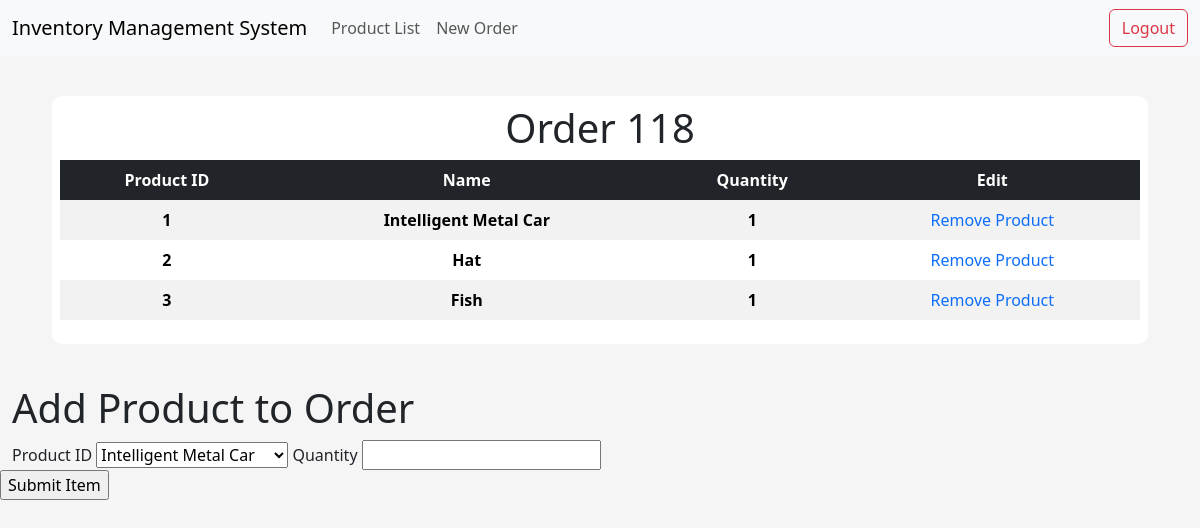
Page /order/118 on the committed database.
### app/models/tables.py (models this page shows, shortened)
class Product(db.Model):
    __tablename__ = "product"
    id = db.Column(db.Integer, primary_key=True)
    name = db.Column(db.String(50), nullable=False, unique=True)
    price = db.Column(db.Float, nullable=False)
    quantity_available = db.Column(db.Integer)

class OrderItem(db.Model):
    __tablename__ = "order_item"
    order_id = db.Column(db.Integer, db.ForeignKey("order.id"), primary_key=True)
    item_id = db.Column(db.Integer, db.ForeignKey("product.id"), primary_key=True)
    quantity = db.Column(db.Integer, nullable=False)
    total_price = db.Column(db.Integer, nullable=False)

### app/controllers/default.py (the view, shortened to what this page needs)
@app.route("/order/<int:id>", methods=["GET", "POST"])
def order(id):
    form = AddOrderItemForm()
    products = Product.query.all()
    form.product_id.choices = [(product.id, product.name) for product in products]
    order_items = OrderItem.query.filter_by(order_id=id).all()
    product_names = [Product.query.get(item.item_id).name for item in order_items]
    print(type(id))
    print("ORDER ITEMSSSSS: ", order_items)
    return render_template(
        "order.html",
        order=id,
        order_items=order_items,
        product_names=product_names,
        zip=zip,
        form=form,
    )

### app/models/forms.py (shortened to what this page needs)
class AddOrderItemForm(FlaskForm):
    product_id = SelectField("Product ID", coerce=int, validators=[DataRequired()])
    quantity = IntegerField("Quantity", validators=[DataRequired()])
    submit = SubmitField("Submit Item")

### app/templates/order.html (shortened to what this page needs)
{% extends "index.html" %}
{% block body %}
<div class="content-section">
    <div class="title">
        <h1>Order {{order}}</h1>
    </div>
    <table class="table table-striped table-borderless table-hover text-center">
        <thead class="table-dark table-sm">
            <tr>
                <th scope="col">Product ID</th>
                <th scope="col">Name</th>
                <th scope="col">Quantity</th>
                <th scope="col">Edit</th>
            </tr>
        </thead>
        <tbody>
            {% for product, product_name in zip(order_items, product_names) %}
            <tr>
                <th scope="row">{{ product.item_id }}</th>
                <th scope="row">{{ product_name }}</th>
                <th scope="row">{{ product.quantity }}</th>
                <td><a style="text-decoration: none;" href=""> Remove Product </a></td>
            </tr>
            {% endfor %}
        </tbody>
    </table>
</div>
<h1>Add Product to Order</h1>
    <form method="POST" action="{{ url_for('order',id=order) }}" id="orderForm">
        {{form.product_id.label}}
        {{form.product_id}}
        {{form.quantity.label}}
        {{form.quantity}}
        </div>
        {{ form.submit() }}
{% endblock body %}

### app/static/css/main.css (style rules this page uses)
body { background-color: rgb(245, 245, 245); }
.content-section { background: #fff; margin: 40px; padding: 0.5rem 0.5rem; border-radius: 10px; }
.title h1 { text-align: center; align-items: center; }

### rows in the picture
Product: item_id "1", name "Intelligent Metal Car", quantity "1"
Product: item_id "2", name "Hat", quantity "1"
Product: item_id "3", name "Fish", quantity "1"

### other values in the picture
{{ order }} "118"
